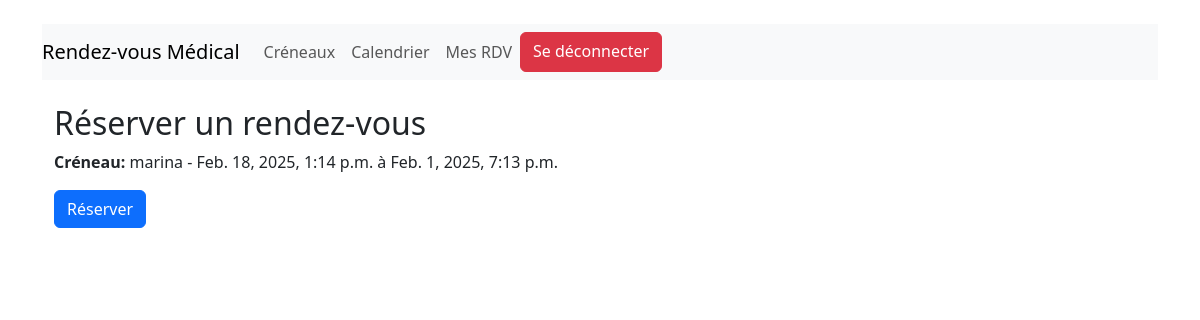
Screenshot of /reserver/8/ (signed in) with the database file from the repository.
### reservations/models.py (models this page shows, shortened)
class Creneau(models.Model):
    titre = models.CharField(max_length=255)  # Titre du créneau
    medecin = models.ForeignKey('Medecin', on_delete=models.CASCADE)  # Médecin associé
    start_time = models.DateTimeField()  # Heure de début
    end_time = models.DateTimeField()  # Heure de fin
    disponible = models.BooleanField(default=True)  # Disponibilité

### reservations/views.py (the view, shortened to what this page needs)
# urls.py: path('reserver/<int:id>/', views.reserver_rdv, name='reserver_rdv'),
@login_required
def reserver_rdv(request, id):
    creneau = get_object_or_404(Creneau, id=id)
    if not creneau.disponible:
        return redirect('liste_creneaux')  # Redirige si le créneau est déjà réservé
    return render(request, 'reservations/reserver.html', {'creneau': creneau})

### reservations/templates/reservations/reserver.html (shortened to what this page needs)
{% extends "reservations/base.html" %}
{% block content %}
    <h2>Réserver un rendez-vous</h2>
    <form method="post">
        <p><strong>Créneau:</strong> {{ creneau.titre }} - {{ creneau.start_time }} à {{ creneau.end_time }}</p>
        <button type="submit" class="btn btn-primary">Réserver</button>
    </form>
{% endblock %}

### rows the page displays
Creneau: titre "marina", start_time "Feb. 18, 2025, 1:14 p.m.", end_time "Feb. 1, 2025, 7:13 p.m."
